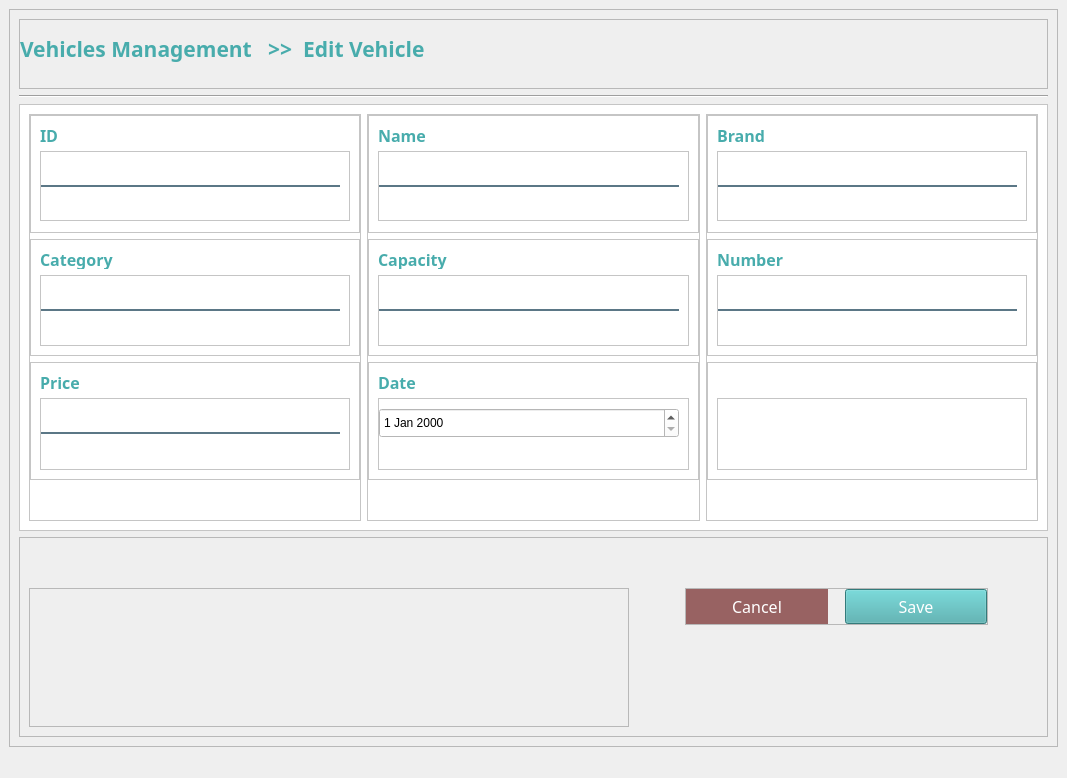
<?xml version="1.0" encoding="UTF-8"?>
<ui version="4.0">
 <class>MainWindow</class>
 <widget class="QMainWindow" name="MainWindow">
  <property name="geometry">
   <rect>
    <x>0</x>
    <y>0</y>
    <width>1067</width>
    <height>778</height>
   </rect>
  </property>
  <property name="windowTitle">
   <string>MainWindow</string>
  </property>
  <property name="styleSheet">
   <string notr="true">background-color: rgb(239, 239, 239);</string>
  </property>
  <widget class="QWidget" name="centralwidget">
   <layout class="QVBoxLayout" name="verticalLayout">
    <item>
     <widget class="QFrame" name="frame">
      <property name="frameShape">
       <enum>QFrame::StyledPanel</enum>
      </property>
      <property name="frameShadow">
       <enum>QFrame::Raised</enum>
      </property>
      <layout class="QVBoxLayout" name="verticalLayout_2">
       <item>
        <widget class="QFrame" name="frame_2">
         <property name="minimumSize">
          <size>
           <width>0</width>
           <height>70</height>
          </size>
         </property>
         <property name="maximumSize">
          <size>
           <width>16777215</width>
           <height>70</height>
          </size>
         </property>
         <property name="frameShape">
          <enum>QFrame::StyledPanel</enum>
         </property>
         <property name="frameShadow">
          <enum>QFrame::Raised</enum>
         </property>
         <layout class="QVBoxLayout" name="verticalLayout_3">
          <property name="spacing">
           <number>7</number>
          </property>
          <property name="leftMargin">
           <number>0</number>
          </property>
          <property name="topMargin">
           <number>0</number>
          </property>
          <property name="rightMargin">
           <number>0</number>
          </property>
          <property name="bottomMargin">
           <number>10</number>
          </property>
          <item>
           <widget class="QLabel" name="label_65">
            <property name="minimumSize">
             <size>
              <width>670</width>
              <height>50</height>
             </size>
            </property>
            <property name="maximumSize">
             <size>
              <width>570</width>
              <height>50</height>
             </size>
            </property>
            <property name="font">
             <font>
              <family>Century Gothic</family>
              <pointsize>16</pointsize>
              <weight>75</weight>
              <bold>true</bold>
             </font>
            </property>
            <property name="styleSheet">
             <string notr="true">color:#48ACAC</string>
            </property>
            <property name="text">
             <string>Vehicles Management   &gt;&gt;  Edit Vehicle</string>
            </property>
           </widget>
          </item>
         </layout>
        </widget>
       </item>
       <item>
        <widget class="Line" name="line">
         <property name="orientation">
          <enum>Qt::Horizontal</enum>
         </property>
        </widget>
       </item>
       <item>
        <widget class="QFrame" name="frame_3">
         <property name="minimumSize">
          <size>
           <width>300</width>
           <height>420</height>
          </size>
         </property>
         <property name="styleSheet">
          <string notr="true">background-color: rgb(255, 255, 255);</string>
         </property>
         <property name="frameShape">
          <enum>QFrame::StyledPanel</enum>
         </property>
         <property name="frameShadow">
          <enum>QFrame::Raised</enum>
         </property>
         <layout class="QHBoxLayout" name="horizontalLayout">
          <item>
           <widget class="QFrame" name="frame_5">
            <property name="frameShape">
             <enum>QFrame::StyledPanel</enum>
            </property>
            <property name="frameShadow">
             <enum>QFrame::Raised</enum>
            </property>
            <layout class="QVBoxLayout" name="verticalLayout_4">
             <property name="leftMargin">
              <number>0</number>
             </property>
             <property name="topMargin">
              <number>0</number>
             </property>
             <property name="rightMargin">
              <number>0</number>
             </property>
             <property name="bottomMargin">
              <number>40</number>
             </property>
             <item>
              <widget class="QFrame" name="frame_10">
               <property name="frameShape">
                <enum>QFrame::StyledPanel</enum>
               </property>
               <property name="frameShadow">
                <enum>QFrame::Raised</enum>
               </property>
               <layout class="QVBoxLayout" name="verticalLayout_7">
                <property name="bottomMargin">
                 <number>11</number>
                </property>
                <item>
                 <widget class="QLabel" name="label_79">
                  <property name="maximumSize">
                   <size>
                    <width>120</width>
                    <height>20</height>
                   </size>
                  </property>
                  <property name="font">
                   <font>
                    <family>Century Gothic</family>
                    <pointsize>12</pointsize>
                    <weight>75</weight>
                    <bold>true</bold>
                   </font>
                  </property>
                  <property name="styleSheet">
                   <string notr="true">color:#48ACAC</string>
                  </property>
                  <property name="text">
                   <string>ID</string>
                  </property>
                 </widget>
                </item>
                <item>
                 <widget class="QFrame" name="frame_22">
                  <property name="frameShape">
                   <enum>QFrame::StyledPanel</enum>
                  </property>
                  <property name="frameShadow">
                   <enum>QFrame::Raised</enum>
                  </property>
                  <layout class="QVBoxLayout" name="verticalLayout_19">
                   <property name="spacing">
                    <number>1</number>
                   </property>
                   <property name="leftMargin">
                    <number>0</number>
                   </property>
                   <item>
                    <widget class="QLineEdit" name="txtID">
                     <property name="font">
                      <font>
                       <pointsize>10</pointsize>
                      </font>
                     </property>
                     <property name="styleSheet">
                      <string notr="true">background-color:white;
border:none;
border-bottom:2px solid rgba(46, 82, 101, 200);
color:black;
padding-bottom:7px;</string>
                     </property>
                     <property name="placeholderText">
                      <string/>
                     </property>
                    </widget>
                   </item>
                   <item>
                    <widget class="QLabel" name="lblIDValidation">
                     <property name="styleSheet">
                      <string notr="true">color: rgb(255, 0, 0);</string>
                     </property>
                     <property name="text">
                      <string/>
                     </property>
                    </widget>
                   </item>
                  </layout>
                 </widget>
                </item>
               </layout>
              </widget>
             </item>
             <item>
              <widget class="QFrame" name="frame_11">
               <property name="frameShape">
                <enum>QFrame::StyledPanel</enum>
               </property>
               <property name="frameShadow">
                <enum>QFrame::Raised</enum>
               </property>
               <layout class="QVBoxLayout" name="verticalLayout_8">
                <item>
                 <widget class="QLabel" name="label_80">
                  <property name="maximumSize">
                   <size>
                    <width>120</width>
                    <height>20</height>
                   </size>
                  </property>
                  <property name="font">
                   <font>
                    <family>Century Gothic</family>
                    <pointsize>12</pointsize>
                    <weight>75</weight>
                    <bold>true</bold>
                   </font>
                  </property>
                  <property name="styleSheet">
                   <string notr="true">color:#48ACAC</string>
                  </property>
                  <property name="text">
                   <string>Category</string>
                  </property>
                 </widget>
                </item>
                <item>
                 <widget class="QFrame" name="frame_25">
                  <property name="frameShape">
                   <enum>QFrame::StyledPanel</enum>
                  </property>
                  <property name="frameShadow">
                   <enum>QFrame::Raised</enum>
                  </property>
                  <layout class="QVBoxLayout" name="verticalLayout_22">
                   <property name="spacing">
                    <number>1</number>
                   </property>
                   <property name="leftMargin">
                    <number>0</number>
                   </property>
                   <item>
                    <widget class="QLineEdit" name="tctCategory">
                     <property name="font">
                      <font>
                       <pointsize>10</pointsize>
                      </font>
                     </property>
                     <property name="styleSheet">
                      <string notr="true">background-color:white;
border:none;
border-bottom:2px solid rgba(46, 82, 101, 200);
color:black;
padding-bottom:7px;</string>
                     </property>
                     <property name="inputMethodHints">
                      <set>Qt::ImhEmailCharactersOnly</set>
                     </property>
                     <property name="placeholderText">
                      <string/>
                     </property>
                    </widget>
                   </item>
                   <item>
                    <widget class="QLabel" name="lblCategory">
                     <property name="styleSheet">
                      <string notr="true">color: rgb(255, 0, 0);</string>
                     </property>
                     <property name="text">
                      <string/>
                     </property>
                    </widget>
                   </item>
                  </layout>
                 </widget>
                </item>
               </layout>
              </widget>
             </item>
             <item>
              <widget class="QFrame" name="frame_12">
               <property name="frameShape">
                <enum>QFrame::StyledPanel</enum>
               </property>
               <property name="frameShadow">
                <enum>QFrame::Raised</enum>
               </property>
               <layout class="QVBoxLayout" name="verticalLayout_9">
                <item>
                 <widget class="QLabel" name="label_81">
                  <property name="maximumSize">
                   <size>
                    <width>120</width>
                    <height>20</height>
                   </size>
                  </property>
                  <property name="font">
                   <font>
                    <family>Century Gothic</family>
                    <pointsize>12</pointsize>
                    <weight>75</weight>
                    <bold>true</bold>
                   </font>
                  </property>
                  <property name="styleSheet">
                   <string notr="true">color:#48ACAC</string>
                  </property>
                  <property name="text">
                   <string>Price</string>
                  </property>
                 </widget>
                </item>
                <item>
                 <widget class="QFrame" name="frame_28">
                  <property name="frameShape">
                   <enum>QFrame::StyledPanel</enum>
                  </property>
                  <property name="frameShadow">
                   <enum>QFrame::Raised</enum>
                  </property>
                  <layout class="QVBoxLayout" name="verticalLayout_25">
                   <property name="spacing">
                    <number>1</number>
                   </property>
                   <property name="leftMargin">
                    <number>0</number>
                   </property>
                   <item>
                    <widget class="QLineEdit" name="txtPrice">
                     <property name="font">
                      <font>
                       <pointsize>10</pointsize>
                      </font>
                     </property>
                     <property name="styleSheet">
                      <string notr="true">background-color:white;
border:none;
border-bottom:2px solid rgba(46, 82, 101, 200);
color:black;
padding-bottom:7px;</string>
                     </property>
                     <property name="inputMethodHints">
                      <set>Qt::ImhDigitsOnly</set>
                     </property>
                     <property name="maxLength">
                      <number>15</number>
                     </property>
                     <property name="placeholderText">
                      <string/>
                     </property>
                    </widget>
                   </item>
                   <item>
                    <widget class="QLabel" name="lblPriceValidation">
                     <property name="styleSheet">
                      <string notr="true">color: rgb(255, 0, 0);</string>
                     </property>
                     <property name="text">
                      <string/>
                     </property>
                    </widget>
                   </item>
                  </layout>
                 </widget>
                </item>
               </layout>
              </widget>
             </item>
            </layout>
           </widget>
          </item>
          <item>
           <widget class="QFrame" name="frame_6">
            <property name="frameShape">
             <enum>QFrame::StyledPanel</enum>
            </property>
            <property name="frameShadow">
             <enum>QFrame::Raised</enum>
            </property>
            <layout class="QVBoxLayout" name="verticalLayout_5">
             <property name="leftMargin">
              <number>0</number>
             </property>
             <property name="topMargin">
              <number>0</number>
             </property>
             <property name="rightMargin">
              <number>0</number>
             </property>
             <property name="bottomMargin">
              <number>40</number>
             </property>
             <item>
              <widget class="QFrame" name="frame_14">
               <property name="frameShape">
                <enum>QFrame::StyledPanel</enum>
               </property>
               <property name="frameShadow">
                <enum>QFrame::Raised</enum>
               </property>
               <layout class="QVBoxLayout" name="verticalLayout_11">
                <property name="bottomMargin">
                 <number>11</number>
                </property>
                <item>
                 <widget class="QLabel" name="label_83">
                  <property name="maximumSize">
                   <size>
                    <width>120</width>
                    <height>20</height>
                   </size>
                  </property>
                  <property name="font">
                   <font>
                    <family>Century Gothic</family>
                    <pointsize>12</pointsize>
                    <weight>75</weight>
                    <bold>true</bold>
                   </font>
                  </property>
                  <property name="styleSheet">
                   <string notr="true">color:#48ACAC</string>
                  </property>
                  <property name="text">
                   <string>Name</string>
                  </property>
                 </widget>
                </item>
                <item>
                 <widget class="QFrame" name="frame_23">
                  <property name="frameShape">
                   <enum>QFrame::StyledPanel</enum>
                  </property>
                  <property name="frameShadow">
                   <enum>QFrame::Raised</enum>
                  </property>
                  <layout class="QVBoxLayout" name="verticalLayout_20">
                   <property name="spacing">
                    <number>1</number>
                   </property>
                   <property name="leftMargin">
                    <number>0</number>
                   </property>
                   <item>
                    <widget class="QLineEdit" name="txtName">
                     <property name="font">
                      <font>
                       <pointsize>10</pointsize>
                      </font>
                     </property>
                     <property name="styleSheet">
                      <string notr="true">background-color:white;
border:none;
border-bottom:2px solid rgba(46, 82, 101, 200);
color:black;
padding-bottom:7px;</string>
                     </property>
                     <property name="placeholderText">
                      <string/>
                     </property>
                    </widget>
                   </item>
                   <item>
                    <widget class="QLabel" name="lblNameValidation">
                     <property name="styleSheet">
                      <string notr="true">color: rgb(255, 0, 0);</string>
                     </property>
                     <property name="text">
                      <string/>
                     </property>
                    </widget>
                   </item>
                  </layout>
                 </widget>
                </item>
               </layout>
              </widget>
             </item>
             <item>
              <widget class="QFrame" name="frame_15">
               <property name="frameShape">
                <enum>QFrame::StyledPanel</enum>
               </property>
               <property name="frameShadow">
                <enum>QFrame::Raised</enum>
               </property>
               <layout class="QVBoxLayout" name="verticalLayout_12">
                <item>
                 <widget class="QLabel" name="label_84">
                  <property name="maximumSize">
                   <size>
                    <width>120</width>
                    <height>20</height>
                   </size>
                  </property>
                  <property name="font">
                   <font>
                    <family>Century Gothic</family>
                    <pointsize>12</pointsize>
                    <weight>75</weight>
                    <bold>true</bold>
                   </font>
                  </property>
                  <property name="styleSheet">
                   <string notr="true">color:#48ACAC</string>
                  </property>
                  <property name="text">
                   <string>Capacity</string>
                  </property>
                 </widget>
                </item>
                <item>
                 <widget class="QFrame" name="frame_26">
                  <property name="frameShape">
                   <enum>QFrame::StyledPanel</enum>
                  </property>
                  <property name="frameShadow">
                   <enum>QFrame::Raised</enum>
                  </property>
                  <layout class="QVBoxLayout" name="verticalLayout_23">
                   <property name="spacing">
                    <number>1</number>
                   </property>
                   <property name="leftMargin">
                    <number>0</number>
                   </property>
                   <item>
                    <widget class="QLineEdit" name="txtCapacity">
                     <property name="font">
                      <font>
                       <pointsize>10</pointsize>
                      </font>
                     </property>
                     <property name="styleSheet">
                      <string notr="true">background-color:white;
border:none;
border-bottom:2px solid rgba(46, 82, 101, 200);
color:black;
padding-bottom:7px;</string>
                     </property>
                     <property name="placeholderText">
                      <string/>
                     </property>
                    </widget>
                   </item>
                   <item>
                    <widget class="QLabel" name="lblCapacityValidation">
                     <property name="styleSheet">
                      <string notr="true">color: rgb(255, 0, 0);</string>
                     </property>
                     <property name="text">
                      <string/>
                     </property>
                    </widget>
                   </item>
                  </layout>
                 </widget>
                </item>
               </layout>
              </widget>
             </item>
             <item>
              <widget class="QFrame" name="frame_16">
               <property name="frameShape">
                <enum>QFrame::StyledPanel</enum>
               </property>
               <property name="frameShadow">
                <enum>QFrame::Raised</enum>
               </property>
               <layout class="QVBoxLayout" name="verticalLayout_13">
                <item>
                 <widget class="QLabel" name="label_85">
                  <property name="maximumSize">
                   <size>
                    <width>120</width>
                    <height>20</height>
                   </size>
                  </property>
                  <property name="font">
                   <font>
                    <family>Century Gothic</family>
                    <pointsize>12</pointsize>
                    <weight>75</weight>
                    <bold>true</bold>
                   </font>
                  </property>
                  <property name="styleSheet">
                   <string notr="true">color:#48ACAC</string>
                  </property>
                  <property name="text">
                   <string>Date</string>
                  </property>
                 </widget>
                </item>
                <item>
                 <widget class="QFrame" name="frame_29">
                  <property name="frameShape">
                   <enum>QFrame::StyledPanel</enum>
                  </property>
                  <property name="frameShadow">
                   <enum>QFrame::Raised</enum>
                  </property>
                  <layout class="QVBoxLayout" name="verticalLayout_26">
                   <property name="spacing">
                    <number>1</number>
                   </property>
                   <property name="leftMargin">
                    <number>0</number>
                   </property>
                   <item>
                    <widget class="QDateEdit" name="dateAddOrderDispatcher">
                     <property name="minimumSize">
                      <size>
                       <width>0</width>
                       <height>30</height>
                      </size>
                     </property>
                     <property name="maximumSize">
                      <size>
                       <width>16777215</width>
                       <height>40</height>
                      </size>
                     </property>
                    </widget>
                   </item>
                   <item>
                    <widget class="QLabel" name="lblDateValidation">
                     <property name="styleSheet">
                      <string notr="true">color: rgb(255, 0, 0);</string>
                     </property>
                     <property name="text">
                      <string/>
                     </property>
                    </widget>
                   </item>
                  </layout>
                 </widget>
                </item>
               </layout>
              </widget>
             </item>
            </layout>
           </widget>
          </item>
          <item>
           <widget class="QFrame" name="frame_7">
            <property name="frameShape">
             <enum>QFrame::StyledPanel</enum>
            </property>
            <property name="frameShadow">
             <enum>QFrame::Raised</enum>
            </property>
            <layout class="QVBoxLayout" name="verticalLayout_6">
             <property name="leftMargin">
              <number>0</number>
             </property>
             <property name="topMargin">
              <number>0</number>
             </property>
             <property name="rightMargin">
              <number>0</number>
             </property>
             <property name="bottomMargin">
              <number>40</number>
             </property>
             <item>
              <widget class="QFrame" name="frame_18">
               <property name="frameShape">
                <enum>QFrame::StyledPanel</enum>
               </property>
               <property name="frameShadow">
                <enum>QFrame::Raised</enum>
               </property>
               <layout class="QVBoxLayout" name="verticalLayout_15">
                <property name="bottomMargin">
                 <number>11</number>
                </property>
                <item>
                 <widget class="QLabel" name="label_87">
                  <property name="maximumSize">
                   <size>
                    <width>120</width>
                    <height>20</height>
                   </size>
                  </property>
                  <property name="font">
                   <font>
                    <family>Century Gothic</family>
                    <pointsize>12</pointsize>
                    <weight>75</weight>
                    <bold>true</bold>
                   </font>
                  </property>
                  <property name="styleSheet">
                   <string notr="true">color:#48ACAC</string>
                  </property>
                  <property name="text">
                   <string>Brand</string>
                  </property>
                 </widget>
                </item>
                <item>
                 <widget class="QFrame" name="frame_24">
                  <property name="frameShape">
                   <enum>QFrame::StyledPanel</enum>
                  </property>
                  <property name="frameShadow">
                   <enum>QFrame::Raised</enum>
                  </property>
                  <layout class="QVBoxLayout" name="verticalLayout_21">
                   <property name="spacing">
                    <number>1</number>
                   </property>
                   <property name="leftMargin">
                    <number>0</number>
                   </property>
                   <item>
                    <widget class="QLineEdit" name="txtBrand">
                     <property name="font">
                      <font>
                       <pointsize>10</pointsize>
                      </font>
                     </property>
                     <property name="styleSheet">
                      <string notr="true">background-color:white;
border:none;
border-bottom:2px solid rgba(46, 82, 101, 200);
color:black;
padding-bottom:7px;</string>
                     </property>
                     <property name="inputMethodHints">
                      <set>Qt::ImhNone</set>
                     </property>
                     <property name="maxLength">
                      <number>98889</number>
                     </property>
                     <property name="placeholderText">
                      <string/>
                     </property>
                    </widget>
                   </item>
                   <item>
                    <widget class="QLabel" name="lblBrandValidation">
                     <property name="styleSheet">
                      <string notr="true">color: rgb(255, 0, 0);</string>
                     </property>
                     <property name="text">
                      <string/>
                     </property>
                    </widget>
                   </item>
                  </layout>
                 </widget>
                </item>
               </layout>
              </widget>
             </item>
             <item>
              <widget class="QFrame" name="frame_19">
               <property name="frameShape">
                <enum>QFrame::StyledPanel</enum>
               </property>
               <property name="frameShadow">
                <enum>QFrame::Raised</enum>
               </property>
               <layout class="QVBoxLayout" name="verticalLayout_16">
                <item>
                 <widget class="QLabel" name="label_88">
                  <property name="maximumSize">
                   <size>
                    <width>120</width>
                    <height>20</height>
                   </size>
                  </property>
                  <property name="font">
                   <font>
                    <family>Century Gothic</family>
                    <pointsize>12</pointsize>
                    <weight>75</weight>
                    <bold>true</bold>
                   </font>
                  </property>
                  <property name="styleSheet">
                   <string notr="true">color:#48ACAC</string>
                  </property>
                  <property name="text">
                   <string>Number</string>
                  </property>
                 </widget>
                </item>
                <item>
                 <widget class="QFrame" name="frame_27">
                  <property name="frameShape">
                   <enum>QFrame::StyledPanel</enum>
                  </property>
                  <property name="frameShadow">
                   <enum>QFrame::Raised</enum>
                  </property>
                  <layout class="QVBoxLayout" name="verticalLayout_24">
                   <property name="spacing">
                    <number>1</number>
                   </property>
                   <property name="leftMargin">
                    <number>0</number>
                   </property>
                   <item>
                    <widget class="QLineEdit" name="txtNumber">
                     <property name="font">
                      <font>
                       <pointsize>10</pointsize>
                      </font>
                     </property>
                     <property name="styleSheet">
                      <string notr="true">background-color:white;
border:none;
border-bottom:2px solid rgba(46, 82, 101, 200);
color:black;
padding-bottom:7px;</string>
                     </property>
                     <property name="maxLength">
                      <number>12</number>
                     </property>
                     <property name="placeholderText">
                      <string/>
                     </property>
                    </widget>
                   </item>
                   <item>
                    <widget class="QLabel" name="lblNumberValidation">
                     <property name="styleSheet">
                      <string notr="true">color: rgb(255, 0, 0);</string>
                     </property>
                     <property name="text">
                      <string/>
                     </property>
                    </widget>
                   </item>
                  </layout>
                 </widget>
                </item>
               </layout>
              </widget>
             </item>
             <item>
              <widget class="QFrame" name="frame_20">
               <property name="frameShape">
                <enum>QFrame::StyledPanel</enum>
               </property>
               <property name="frameShadow">
                <enum>QFrame::Raised</enum>
               </property>
               <layout class="QVBoxLayout" name="verticalLayout_17">
                <item>
                 <widget class="QLabel" name="cmbx">
                  <property name="maximumSize">
                   <size>
                    <width>120</width>
                    <height>20</height>
                   </size>
                  </property>
                  <property name="font">
                   <font>
                    <family>Century Gothic</family>
                    <pointsize>12</pointsize>
                    <weight>75</weight>
                    <bold>true</bold>
                   </font>
                  </property>
                  <property name="styleSheet">
                   <string notr="true">color:#48ACAC</string>
                  </property>
                  <property name="text">
                   <string/>
                  </property>
                 </widget>
                </item>
                <item>
                 <widget class="QFrame" name="frame_31">
                  <property name="frameShape">
                   <enum>QFrame::StyledPanel</enum>
                  </property>
                  <property name="frameShadow">
                   <enum>QFrame::Raised</enum>
                  </property>
                  <layout class="QVBoxLayout" name="verticalLayout_28">
                   <property name="spacing">
                    <number>1</number>
                   </property>
                   <property name="leftMargin">
                    <number>0</number>
                   </property>
                   <item>
                    <widget class="QLabel" name="labl">
                     <property name="styleSheet">
                      <string notr="true">color: rgb(255, 0, 0);</string>
                     </property>
                     <property name="text">
                      <string/>
                     </property>
                    </widget>
                   </item>
                  </layout>
                 </widget>
                </item>
               </layout>
              </widget>
             </item>
            </layout>
           </widget>
          </item>
         </layout>
        </widget>
       </item>
       <item>
        <widget class="QFrame" name="frame_4">
         <property name="maximumSize">
          <size>
           <width>16777215</width>
           <height>200</height>
          </size>
         </property>
         <property name="frameShape">
          <enum>QFrame::StyledPanel</enum>
         </property>
         <property name="frameShadow">
          <enum>QFrame::Raised</enum>
         </property>
         <layout class="QHBoxLayout" name="horizontalLayout_2">
          <property name="topMargin">
           <number>50</number>
          </property>
          <item>
           <widget class="QFrame" name="frame_9">
            <property name="minimumSize">
             <size>
              <width>600</width>
              <height>0</height>
             </size>
            </property>
            <property name="maximumSize">
             <size>
              <width>1200</width>
              <height>16777215</height>
             </size>
            </property>
            <property name="frameShape">
             <enum>QFrame::StyledPanel</enum>
            </property>
            <property name="frameShadow">
             <enum>QFrame::Raised</enum>
            </property>
           </widget>
          </item>
          <item>
           <spacer name="horizontalSpacer">
            <property name="orientation">
             <enum>Qt::Horizontal</enum>
            </property>
            <property name="sizeType">
             <enum>QSizePolicy::Fixed</enum>
            </property>
            <property name="sizeHint" stdset="0">
             <size>
              <width>50</width>
              <height>20</height>
             </size>
            </property>
           </spacer>
          </item>
          <item alignment="Qt::AlignTop">
           <widget class="QFrame" name="frame_8">
            <property name="frameShape">
             <enum>QFrame::StyledPanel</enum>
            </property>
            <property name="frameShadow">
             <enum>QFrame::Raised</enum>
            </property>
            <layout class="QHBoxLayout" name="horizontalLayout_3">
             <property name="spacing">
              <number>7</number>
             </property>
             <property name="leftMargin">
              <number>0</number>
             </property>
             <property name="topMargin">
              <number>0</number>
             </property>
             <property name="rightMargin">
              <number>0</number>
             </property>
             <property name="bottomMargin">
              <number>0</number>
             </property>
             <item>
              <widget class="QPushButton" name="btnCancel">
               <property name="minimumSize">
                <size>
                 <width>0</width>
                 <height>35</height>
                </size>
               </property>
               <property name="maximumSize">
                <size>
                 <width>300</width>
                 <height>200</height>
                </size>
               </property>
               <property name="font">
                <font>
                 <family>Century Gothic</family>
                 <pointsize>12</pointsize>
                </font>
               </property>
               <property name="cursor">
                <cursorShape>PointingHandCursor</cursorShape>
               </property>
               <property name="styleSheet">
                <string notr="true">#btnCancel
{

background-color: #986262;
color: white;
border-radius:20px;

}
#btnCancel::hover
{
background-color:#AE4D4D;


}



</string>
               </property>
               <property name="text">
                <string>Cancel</string>
               </property>
              </widget>
             </item>
             <item>
              <spacer name="horizontalSpacer_3">
               <property name="orientation">
                <enum>Qt::Horizontal</enum>
               </property>
               <property name="sizeType">
                <enum>QSizePolicy::Minimum</enum>
               </property>
               <property name="sizeHint" stdset="0">
                <size>
                 <width>10</width>
                 <height>20</height>
                </size>
               </property>
              </spacer>
             </item>
             <item>
              <widget class="QPushButton" name="btnSave">
               <property name="minimumSize">
                <size>
                 <width>0</width>
                 <height>35</height>
                </size>
               </property>
               <property name="maximumSize">
                <size>
                 <width>300</width>
                 <height>250</height>
                </size>
               </property>
               <property name="font">
                <font>
                 <family>Century Gothic</family>
                 <pointsize>12</pointsize>
                </font>
               </property>
               <property name="cursor">
                <cursorShape>PointingHandCursor</cursorShape>
               </property>
               <property name="styleSheet">
                <string notr="true">#btnSave
{

background-color: #48ACAC;
color:white;
}
#btnSave::hover
{
background-color:#2F958D;
color: white;

}



</string>
               </property>
               <property name="text">
                <string>Save</string>
               </property>
              </widget>
             </item>
            </layout>
           </widget>
          </item>
          <item>
           <spacer name="horizontalSpacer_2">
            <property name="orientation">
             <enum>Qt::Horizontal</enum>
            </property>
            <property name="sizeType">
             <enum>QSizePolicy::Fixed</enum>
            </property>
            <property name="sizeHint" stdset="0">
             <size>
              <width>50</width>
              <height>20</height>
             </size>
            </property>
           </spacer>
          </item>
         </layout>
        </widget>
       </item>
      </layout>
     </widget>
    </item>
   </layout>
  </widget>
  <widget class="QStatusBar" name="statusbar"/>
 </widget>
 <resources>
  <include location="resources.qrc"/>
 </resources>
 <connections/>
</ui>
